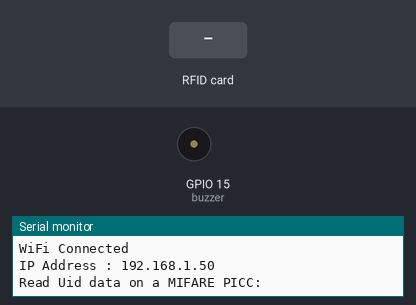
Bench run of a sketch on a simulated ESP8266 (NodeMCU). Shown: buzzer (waves = sounding, pin HIGH), the last lines printed to the serial monitor. Inputs (shaded band) come from the test bench. WiFi joins after 1.5 s; servers stay silent unless stated; uploads are accepted with an empty reply.

Above: at 2.7 s.
2.8 s: RFID card 87 65 43 21 held to the reader
At 2.91 s:
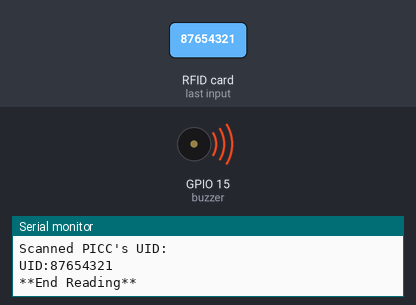
4.9 s: RFID card 5E 7A 19 C4 held to the reader
At 6.8 s:
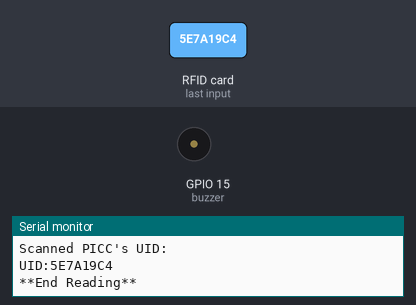
Timing chart, 0 to 8.3 s (numbered marks = the images above; inputs shaded):
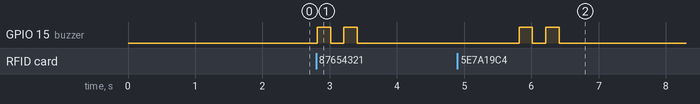

The sketch:

rfid-projectIOT-absensi.ino
```cpp
#include <ESP8266WiFi.h>
#include <ESP8266HTTPClient.h>
#include <SPI.h>
#include <MFRC522.h>

const char* ssid = "Redmi";    //Your Wifi SSID
const char* password = "87654321";   //Wifi Password
const char* host= "192.168.182.1";  //your server address or computer IP

#define RST_PIN         16   //pin-D0
#define SDA_PIN          0    //pin-D3
MFRC522 mfrc522(SDA_PIN, RST_PIN);   // Create MFRC522 instance

int buzzer = 15;
String UIDCard;

void setup() {
  Serial.begin(9600);

  //setting wifi
  WiFi.hostname("NodeMCU");
  WiFi.begin(ssid, password);

  //cek koneksi wifi
  while(WiFi.status() != WL_CONNECTED) {
    //status search wifi
    delay(500);
    Serial.println(".");
  }

  Serial.println("WiFi Connected");
  Serial.print("IP Address : ");
  Serial.println(WiFi.localIP());

  pinMode(buzzer, OUTPUT);

  SPI.begin();    // Init SPI bus
  mfrc522.PCD_Init();  // Init MFRC522 card
  Serial.println("Read Uid data on a MIFARE PICC:");   //shows in serial that it is ready to read                        // Show details of PCD - MFRC522 Card Reader details
}

void loop() {

  // Getting ready for Reading PICCs
  if ( ! mfrc522.PICC_IsNewCardPresent()) {
    return;
  }
  if ( ! mfrc522.PICC_ReadCardSerial()) {
    return;
  }

  UIDCard ="";
  Serial.println("Scanned PICC's UID:");

  for ( byte i = 0; i < mfrc522.uid.size; i++) {
    UIDCard += String(mfrc522.uid.uidByte[i], HEX);
  }

  UIDCard.toUpperCase(); //Capital
  Serial.print("UID:");
  Serial.println(UIDCard);
  Serial.println("**End Reading**");

  digitalWrite(buzzer, HIGH);delay(200);
  digitalWrite(buzzer, LOW);delay(200);
  digitalWrite(buzzer, HIGH);delay(200);
  digitalWrite(buzzer, LOW);

  //connect to server
  WiFiClient client;
  const int httpPort = 80;
  if(!client.connect(host, httpPort)) {
    Serial.println("Connection Failed");
    return;
  }

  //send UID to database
  String Link;
  HTTPClient http;
  WiFiClient wifiClient;
  Link = "http://"+String(host)+"/project-iot/apps/senduid.php?uid=" + UIDCard;
  http.begin(wifiClient, Link);
  http.GET();
  //read status response
  String responseSend = http.getString();
  Serial.println(responseSend);
  http.end();

  //set control response
  if(responseSend == "Berhasil") {
    delay(2000);
    digitalWrite(buzzer, HIGH);delay(1000);
    digitalWrite(buzzer, LOW);
    Serial.println("Control Berhasil");
  } else {
    Serial.println("Control Gagal");
  }

  delay(2000);

  mfrc522.PICC_HaltA(); // Stop reading
  return;
}
```

Measured:
- after the input at 2.8 s, GPIO 15 (buzzer): alternates HIGH for 0.20 s and LOW for 0.20 s, 4 changes in all, then stays LOW, starting at once
- after the input at 4.9 s, GPIO 15 (buzzer): alternates HIGH for 0.20 s and LOW for 0.20 s, 4 changes in all, then stays LOW, starting after 0.92 s
